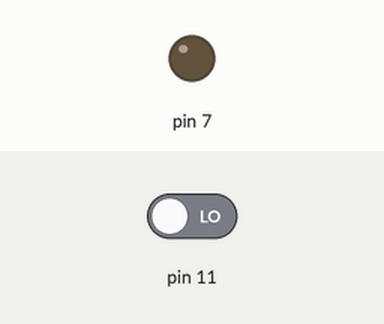
Recording of a program running on a simulated Raspberry Pi (header pin numbers). Shown: output pins drawn as LEDs (lit = HIGH). Inputs (shaded band) come from the test bench; at power-on: pin 11 LOW.

Above: at 1.2 s.
1.3 s: pin 11 driven HIGH
At 1.7 s:
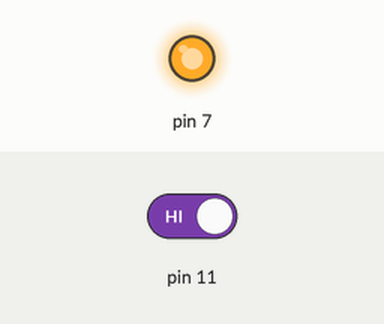
2.8 s: pin 11 driven LOW
At 4.0 s:
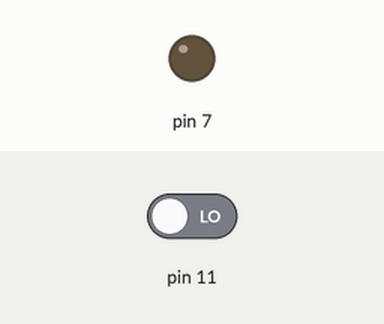
Timing chart, 0 to 5.8 s (numbered marks = the images above; inputs shaded):
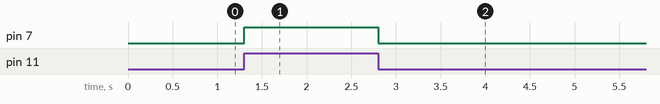

Measured:
- after the input at 1.3 s, pin 7: LOW → HIGH at once
- after the input at 2.8 s, pin 7: HIGH → LOW at once

The program:

pi_button.py
```python
#Code switches on LED when button is pressed on RaspberryPi using GPIO pins
#LED connected to GPIO 4 on the PI - pin number 7
#Button connected one one side to GPIO 17 on the PI - pin number 11 with a 10k resistor
#to GND. Other side connected to 3v.
#Check http://elinux.org/RPi_Low-level_peripherals for pin mapping
#Code based on https://docs.google.com/file/d/0B2-00drKdqF0V09YSHgxcTEtelk/edit?pli=1

import RPi.GPIO as GPIO
import time

GPIO.setmode(GPIO.BOARD)
GPIO.setup(7, GPIO.OUT)
GPIO.setup(11, GPIO.IN)

while 1:
        if GPIO.input(11):
                GPIO.output(7, True)
        else:
                GPIO.output(7, False)
```
